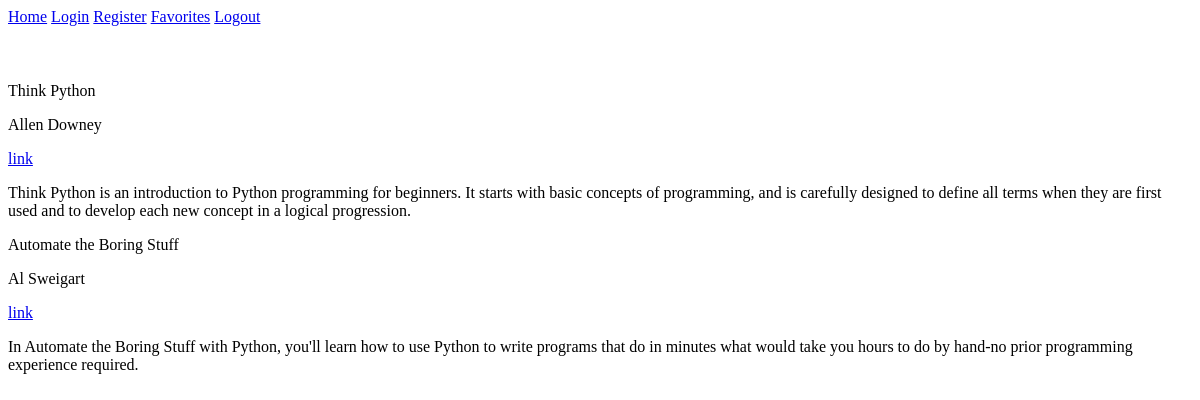
The app's page /category/python with its own data.
### shelf/models.py (models this page shows, shortened)
class Resource(models.Model):
    title = models.CharField(max_length=250)
    author = models.CharField(max_length=100)
    description = models.TextField(max_length=2500)
    url = models.URLField(max_length=200)
    created_at = DateTimeField(auto_now_add = True)
    category = models.ForeignKey('Category', blank=True, null=True, on_delete=models.CASCADE, related_name='resources')

### shelf/views.py (the view)
# urls.py: path('category/<slug:slug>', views.category, name='category_resources'),
def category(request, slug):
    category = Category.objects.get(slug=slug)
    return render(request, 'shelf/category_resources.html', {'category': category})

### shelf/templates/shelf/category_resources.html (shortened to what this page needs)
{% extends 'base.html' %} {% block content %}
<br />
<br />
{% for resource in category.resources.all %}
<p>{{ resource.title }}</p>
<p>{{ resource.author }}</p>
<a href="{{ resource.url }}">link</a>
<p>{{ resource.description }}</p>
{% endfor %}
{% endblock %}

### records on screen
Resource: title "Think Python", author "Allen Downey", description "Think Python is an introduction to Python programming for beginners. It starts with basic concepts of programming, and is carefully designed to define all terms when they are first used and to develop each new concept in a logical progression."
Resource: title "Automate the Boring Stuff", author "Al Sweigart", description "In Automate the Boring Stuff with Python, you'll learn how to use Python to write programs that do in minutes what would take you hours to do by hand-no prior programming experience required."
